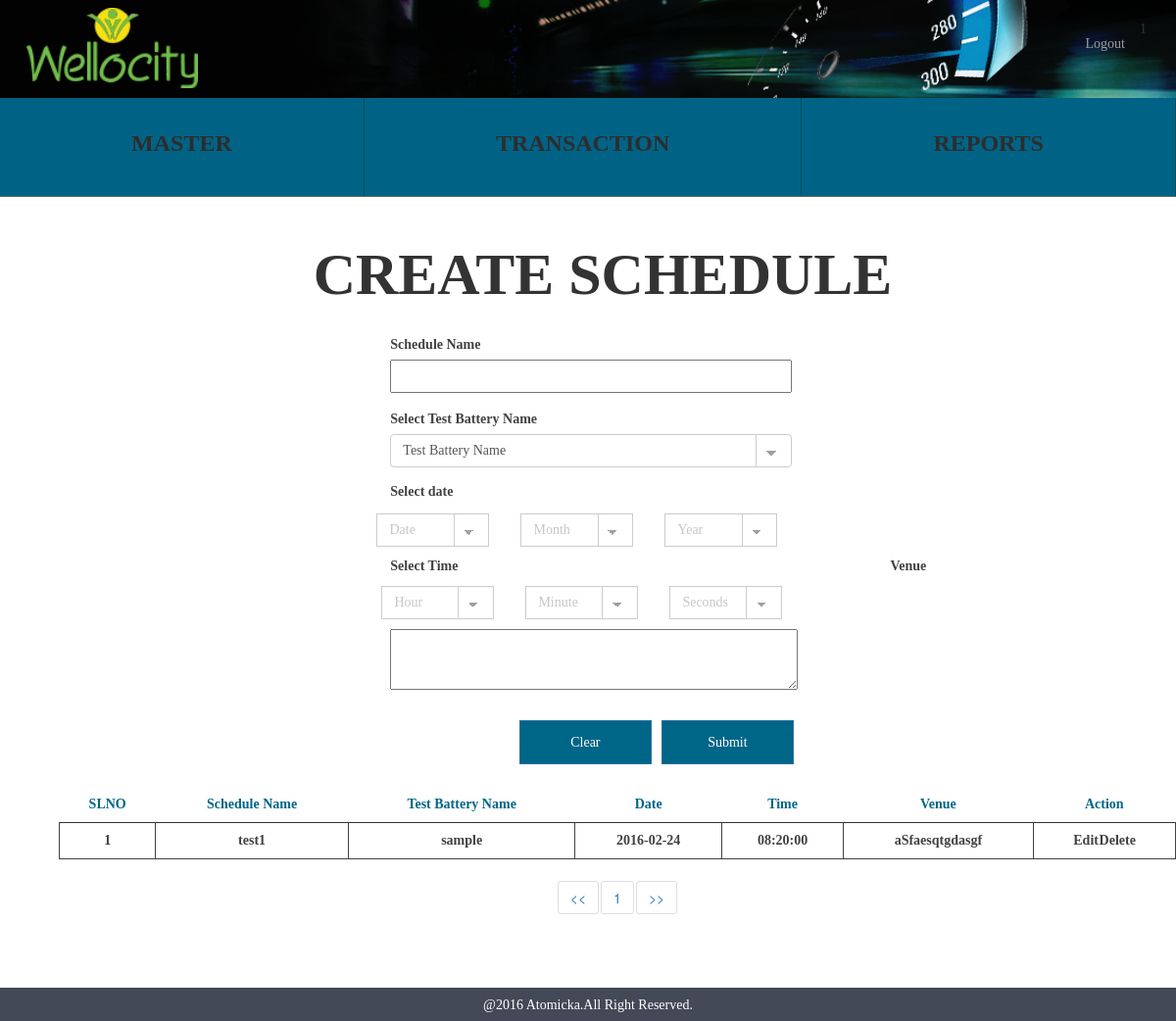
The page /create_schedule.php (signed in) on the database its author committed.
### tables this page shows
CREATE TABLE IF NOT EXISTS `wc_createschedule` (
  `createschedule_id` int(10) NOT NULL AUTO_INCREMENT,
  `createschedule_name` varchar(255) NOT NULL,
  `createscheduletestbattery_id` int(10) NOT NULL,
  `createschedule_date` date NOT NULL,
  `createschedule_time` time NOT NULL,
  `createschedule_venue` text NOT NULL,
  `createschedule_status` tinyint(1) NOT NULL,
  `createschedule_createddate` timestamp NOT NULL DEFAULT CURRENT_TIMESTAMP,
  PRIMARY KEY (`createschedule_id`),
  KEY `createscheduletestbattery_id` (`createscheduletestbattery_id`)
);

CREATE TABLE IF NOT EXISTS `wc_testbattery` (
  `testbattery_id` int(10) NOT NULL AUTO_INCREMENT COMMENT 'Stores the testbattery id',
  `testbattery_name` varchar(255) NOT NULL COMMENT 'Stores the testbattery name',
  `testbatterysports_id` int(10) NOT NULL COMMENT 'Stores the testbattery name',
  `testbattery_status` tinyint(1) NOT NULL COMMENT 'Stores the testbattery status either active or inactive',
  `testbattery_createddate` timestamp NOT NULL DEFAULT CURRENT_TIMESTAMP COMMENT 'Stores the created date of the  testbattery',
  PRIMARY KEY (`testbattery_id`),
  KEY `testbatterysports_id` (`testbatterysports_id`)
);

### functions/create_schedule_function.php (called while the page is built, shortened)
<?php
 	class createscheduleFunction {
		public function createscheduleSelect(){
			$res = mysql_query("SELECT * from wc_createschedule cs,wc_testbattery tb where cs.createscheduletestbattery_id=tb.testbattery_id and cs.createschedule_status='1'")or die(mysql_error());
			return $res;
		}
	}
?>

### create_schedule.php (the view, shortened to what this page needs)
<?php require_once "session.php";
	  require_once "header.php";
	  require_once "functions/create_schedule_function.php";
	  $createscheduleFunction = new createscheduleFunction();
?>
<div class="container">
	<div class="container align_center align_height">
		<span class="sports">CREATE SCHEDULE</span>
	</div>
		<div class="col-xs-12 col-md-11">
			<div class="col-md-4 hidden-xs"></div>
			<div class="col-xs-12 col-md-7 align_margin">
				<form name="create_schedule_form" id="createschedule_form">
					<div class="form-group">
						<label>Schedule Name</label><br>
						<input type="text" class="adjust_width" name="schedule_name" data-validation-error-msg="Please Enter the name of the Schedule" data-validation="required">
					</div>
					<div class="form-group">
					  <label for="battey_name">Select Test Battery Name</label>
					  <select class="form-control classic adjust_width" id="battey_name" name="schedule_testbattery" data-validation-error-msg="Please Select the name of the Test Battery Name" data-validation="required">
					  	<option value="">Test Battery Name</option>
					  </select>
					</div>
					<div class="form-group">
					  <label for="date" class="fl">Select date</label><br>
					  <select class="form-control classic adjust_width_tiny fl" id="date" name="schedule_day" data-validation-error-msg="Please Select the Date" data-validation="required">
					  	<option value="">Date</option>
					  </select>
					  <select class="form-control classic adjust_width_tiny fl" id="month" name="schedule_month" data-validation-error-msg="Please Select the Month" data-validation="required">
					  	<option value="">Month</option>
					  </select>
					  <select class="form-control classic adjust_width_tiny fl" id="year" name="schedule_year" data-validation-error-msg="Please Select the Year" data-validation="required">
					  	<option value="">Year</option>
					  </select>
					</div>
					<div class="form-group">
					  <label for="date" class="fl">Select Time</label><br>
					  <select class="form-control classic adjust_tiny fl" id="hour" name="schedule_hour" data-validation-error-msg="Please Select the Hour" data-validation="required">
					  	<option value="">Hour</option>
					  </select>
					  <select class="form-control classic adjust_tiny fl" id="minute" name="schedule_minute" data-validation-error-msg="Please Select the Minute" data-validation="required">
					  	<option value="">Minute</option>
					  </select>
					  <select class="form-control classic adjust_tiny fl" id="seconds" name="schedule_seconds" data-validation-error-msg="Please Select the Seconds" data-validation="required">
					  	<option value="">Seconds</option>
					  </select>
					</div>
					<div class="align_height align_margin">
						<label>Venue</label><br>
						<textarea class="area_width" name="schedule_venue" data-validation-error-msg="please Enter the name of the Venue" data-validation="required"></textarea>
					</div>
					<div class="col-md-9 schedule_btn">
						<input type="submit" class="btn btn-primary align_right clear add_createschedule_act" value="Submit">
						<input type="submit" class="btn btn-primary align_right clear" value="Clear">
					</div>
				</form>
			</div>
			<div class="container">
			  <table class="table createschedule_table">
			    <thead>
			      <tr class="row_color">
			        <th class="align_center">SLNO</th>
			        <th class="align_center">Schedule Name</th>
			        <th class="align_center">Test Battery Name</th>
			        <th class="align_center">Date</th>
			        <th class="align_center">Time</th>
			        <th class="align_center">Venue</th>
			        <th class="align_center">Action</th>
			      </tr>
			    </thead>
			    <tbody>
			     <?php
                    $query = $createscheduleFunction->createscheduleSelect();
                    while ($row = mysql_fetch_array($query)) {
                        ?>
                        <tr class="align_center delete_color">
					        <td class="t_createschedule_id"><?php echo $row['createschedule_id']; ?></td>
					        <td class="t_createschedule_name"><?php echo $row['createschedule_name']; ?></td>
					        <td class="t_testbattery_name"><?php echo $row['testbattery_name']; ?></td>
					        <td class="t_createschedule_date"><?php echo $row['createschedule_date']; ?></td>
					        <td class="t_createschedule_time"><?php echo $row['createschedule_time']; ?></td>
					        <td class="t_createschedule_venue"><?php echo $row['createschedule_venue']; ?></td>
					        <td>
					        	<span class="edit_state" onclick="editfunction(<?php echo $row['createschedule_id'] ?>)">Edit</span>
					        	<span class="delete_state" data-value="<?php echo $row['createschedule_id'] ?>">Delete</span>
					        </td>
			        </tr>
                 <?php } ?>
		    </tbody>
		  </table>
		</div>
	</div>
</div>
<?php require_once "footer.php" ?>

### css/style.css (style rules this page uses)
.align_center { text-align: center; }
.align_right { float: right; }
.sports { font-size: 60px; font-weight: bold; position: relative; font-family: Montserrat; }
.area_width { width: 74%; }
.align_margin { margin-bottom:23px; }
.align_height { line-height: 2; }
.fl { float: left; }
.row_color { color: #006687; font-family: Montserrat; }
.delete_color { color: #414141; font-weight: bold; font-family: Montserrat; }
.clear { background-color: #006687 !important; color: #fff !important; height: 45px; width: 135px; border-radius: 0 !important; font-weight: bold; font-family: Montserrat; margin-right: 10px; }
.adjust_width { width: 410px !important; height: 34px; box-shadow: none !important; }
.adjust_width_tiny { border-radius: 0 !important; box-shadow: none !important; height: 34px; margin: 12px 0 10px 32px; position: relative; right: 110px; width: 115px !important; font-family: Montserrat; color: #c6c6c6 !important; }
.adjust_tiny { border-radius: 0 !important; box-shadow: none !important; height: 34px; margin: 30px 0 10px 32px; position: relative; right: 110px; width: 115px !important; font-family: Montserrat; color: #c6c6c6 !important; }
.table > thead > tr > th, .table > tbody > tr > th, .table > tfoot > tr > th, .table > thead > tr > td, .table > tbody > tr > td, .table > tfoot > tr > td { border-top: 0 !important; }
.table > thead > tr > th { border-bottom: 1px !important; }
.table > tbody { border:1px solid !important; }
.table > tbody td { border:1px solid; border-bottom: 0 !important }
.table > thead { border-bottom: 1px solid; }
.table > tbody tr:last-child { border-bottom: 1px solid !important; }
select.classic { background-image: linear-gradient(45deg, transparent 50%, #a0a0a0 50%), linear-gradient(135deg, #a0a0a0 50%, transparent 50%), linear-gradient(to right, #ccc, #ccc); background-position: calc(100% - 20px) calc(1em + 2px), calc(100% - 15px) calc(1em + 2px), calc(100% - 2.5em) -0.5em; background-size: 5px 5px, 5px 5px, 0.07em 3.5em; background-repeat: no-repeat; cursor: pointer; }
select { -moz-appearance: none; -webkit-appearance:none; appearance: none; }
.edit_state,.edit_district { cursor: pointer; }
.delete_state,.delete_district { cursor: pointer; float: right; position: relative; right: 25%; }
.schedule_btn { padding: 0 !important; }
label { color: #414141 !important; font-family: Montserrat; }
button, input, optgroup, select, textarea { font-family: Montserrat !important; }

### rows shown on the page
wc_createschedule: createschedule_id "1", createschedule_name "test1", createscheduletestbattery.testbattery_name "sample", createschedule_date "2016-02-24", createschedule_time "08:20:00", createschedule_venue "aSfaesqtgdasgf"

### other values the page prints
$_SESSION['login'] "1"
